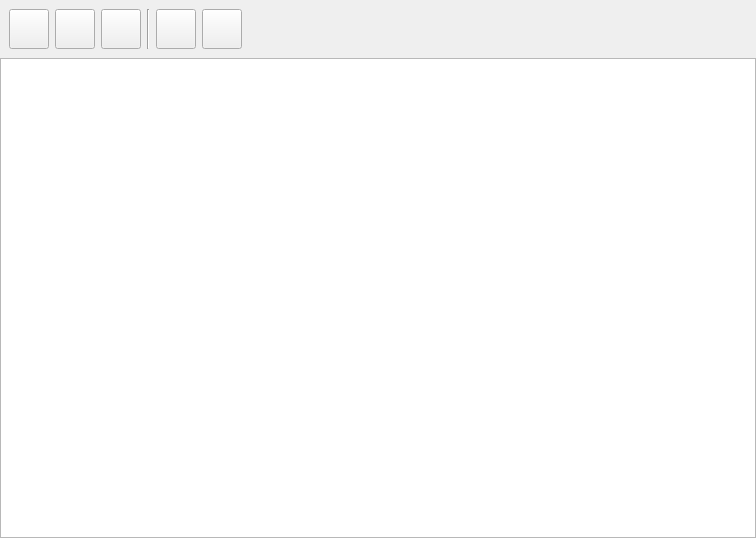
         <widget class="QWidget" name="pagePedidos">
          <layout class="QGridLayout" name="gridLayout_4">
           <property name="leftMargin">
            <number>0</number>
           </property>
           <property name="topMargin">
            <number>0</number>
           </property>
           <property name="rightMargin">
            <number>0</number>
           </property>
           <property name="bottomMargin">
            <number>0</number>
           </property>
           <property name="spacing">
            <number>0</number>
           </property>
           <item row="0" column="0">
            <widget class="QWidget" name="pedidoWidget" native="true">
             <property name="minimumSize">
              <size>
               <width>0</width>
               <height>58</height>
              </size>
             </property>
             <property name="styleSheet">
              <string notr="true"/>
             </property>
             <layout class="QHBoxLayout" name="horizontalLayout_3">
              <item>
               <widget class="QPushButton" name="addPedido">
                <property name="minimumSize">
                 <size>
                  <width>40</width>
                  <height>40</height>
                 </size>
                </property>
                <property name="toolTip">
                 <string>Añadir Pedido (Alt+Ins)</string>
                </property>
                <property name="autoFillBackground">
                 <bool>false</bool>
                </property>
                <property name="styleSheet">
                 <string notr="true">QPushButton {
	pading 8px 0 8px 15px;
}</string>
                </property>
                <property name="text">
                 <string/>
                </property>
                <property name="icon">
                 <iconset resource="resources.qrc">
                  <normaloff>:/icons/icon/add.ico</normaloff>:/icons/icon/add.ico</iconset>
                </property>
                <property name="iconSize">
                 <size>
                  <width>25</width>
                  <height>25</height>
                 </size>
                </property>
                <property name="shortcut">
                 <string>Alt+Ins</string>
                </property>
               </widget>
              </item>
              <item>
               <widget class="QPushButton" name="modifyPedido">
                <property name="minimumSize">
                 <size>
                  <width>40</width>
                  <height>40</height>
                 </size>
                </property>
                <property name="toolTip">
                 <string>Modificar Pedido</string>
                </property>
                <property name="text">
                 <string/>
                </property>
                <property name="icon">
                 <iconset resource="resources.qrc">
                  <normaloff>:/icons/icon/modify.ico</normaloff>:/icons/icon/modify.ico</iconset>
                </property>
                <property name="iconSize">
                 <size>
                  <width>28</width>
                  <height>28</height>
                 </size>
                </property>
               </widget>
              </item>
              <item>
               <widget class="QPushButton" name="deletePedido">
                <property name="minimumSize">
                 <size>
                  <width>40</width>
                  <height>40</height>
                 </size>
                </property>
                <property name="toolTip">
                 <string>Cancelar Pedido (Alt+Supr)</string>
                </property>
                <property name="text">
                 <string/>
                </property>
                <property name="icon">
                 <iconset resource="resources.qrc">
                  <normaloff>:/icons/icon/cancel.ico</normaloff>:/icons/icon/cancel.ico</iconset>
                </property>
                <property name="iconSize">
                 <size>
                  <width>25</width>
                  <height>25</height>
                 </size>
                </property>
                <property name="shortcut">
                 <string>Alt+Del</string>
                </property>
               </widget>
              </item>
              <item>
               <widget class="Line" name="line_3">
                <property name="orientation">
                 <enum>Qt::Vertical</enum>
                </property>
               </widget>
              </item>
              <item>
               <widget class="QPushButton" name="searchPedido">
                <property name="minimumSize">
                 <size>
                  <width>40</width>
                  <height>40</height>
                 </size>
                </property>
                <property name="toolTip">
                 <string>Buscar Pedido</string>
                </property>
                <property name="text">
                 <string/>
                </property>
                <property name="icon">
                 <iconset resource="resources.qrc">
                  <normaloff>:/icons/icon/search.ico</normaloff>:/icons/icon/search.ico</iconset>
                </property>
                <property name="iconSize">
                 <size>
                  <width>25</width>
                  <height>25</height>
                 </size>
                </property>
               </widget>
              </item>
              <item>
               <widget class="QPushButton" name="cleanPedido">
                <property name="minimumSize">
                 <size>
                  <width>40</width>
                  <height>40</height>
                 </size>
                </property>
                <property name="toolTip">
                 <string>Limpiar Busqueda (F6)</string>
                </property>
                <property name="text">
                 <string/>
                </property>
                <property name="icon">
                 <iconset resource="resources.qrc">
                  <normaloff>:/icons/icon/reload.ico</normaloff>:/icons/icon/reload.ico</iconset>
                </property>
                <property name="iconSize">
                 <size>
                  <width>25</width>
                  <height>25</height>
                 </size>
                </property>
                <property name="shortcut">
                 <string>F6</string>
                </property>
               </widget>
              </item>
              <item>
               <spacer name="horizontalSpacer_3">
                <property name="orientation">
                 <enum>Qt::Horizontal</enum>
                </property>
                <property name="sizeHint" stdset="0">
                 <size>
                  <width>505</width>
                  <height>17</height>
                 </size>
                </property>
               </spacer>
              </item>
             </layout>
            </widget>
           </item>
           <item row="1" column="0">
            <widget class="QTableView" name="tablaPedidos">
             <property name="minimumSize">
              <size>
               <width>0</width>
               <height>480</height>
              </size>
             </property>
            </widget>
           </item>
          </layout>
         </widget>
